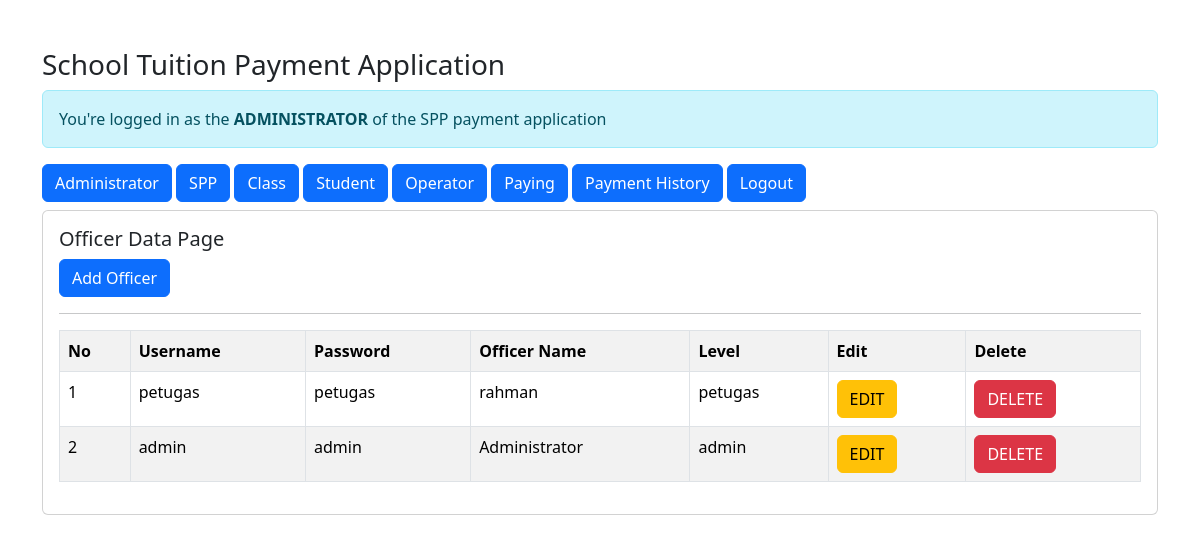
Page /admin/admin.php?url=petugas (signed in) on the committed database.
### tables this page shows
CREATE TABLE `petugas` (
  `id_petugas` int(11) NOT NULL,
  `username` varchar(25) DEFAULT NULL,
  `password` varchar(32) DEFAULT NULL,
  `nama_petugas` varchar(35) DEFAULT NULL,
  `level` enum('admin','petugas') DEFAULT NULL
);

### admin/petugas.php (the view)
<h5>Officer Data Page</h5>
<a href="?url=tambah-petugas" class="btn btn-primary"> Add Officer </a>
<hr>
<table class="table table-striped table-bordered">
    <tr class="fw-bold">
        <th>No</th>
        <th>Username</th>
        <th>Password</th>
        <th>Officer Name</th>
        <th>Level</th>
        <th>Edit</th>
        <th>Delete</th>
    </tr>
    <?php
    include '../koneksi.php';
    $no = 1;
    $sql = "SELECT*FROM petugas ORDER BY id_petugas DESC";
    $query = mysqli_query($koneksi, $sql);
    foreach ($query as $data) { ?>
        <tr>
            <td><?= $no++ ?></td>
            <td><?= $data['username'] ?></td>
            <td><?= $data['password'] ?></td>
            <td><?= $data['nama_petugas'] ?></td>
            <td><?= $data['level'] ?></td>
            <td>
                <a href="?url=edit-petugas&id_petugas=<?= $data['id_petugas'] ?>" class="btn btn-warning">EDIT</a>
            </td>
            <td>
                <a onclick="return confirm('Are you sure you want to delete data?')" href="?url=hapus-petugas&id_petugas=<?= $data['id_petugas'] ?>" class="btn btn-danger">DELETE</a>
            </td>
        </tr>
    <?php } ?>
</table>

### rows in the picture
petugas: username "petugas", password "petugas", nama_petugas "rahman", level "petugas"
petugas: username "admin", password "admin", nama_petugas "Administrator", level "admin"
